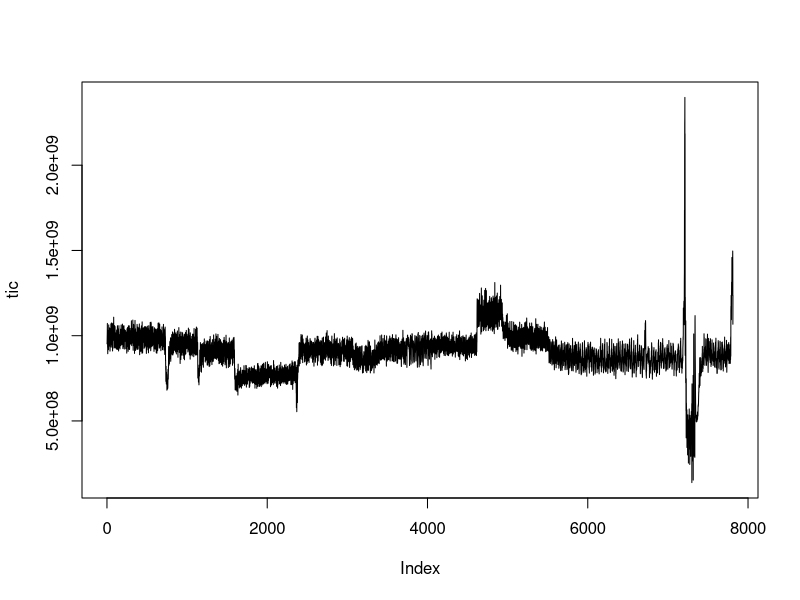
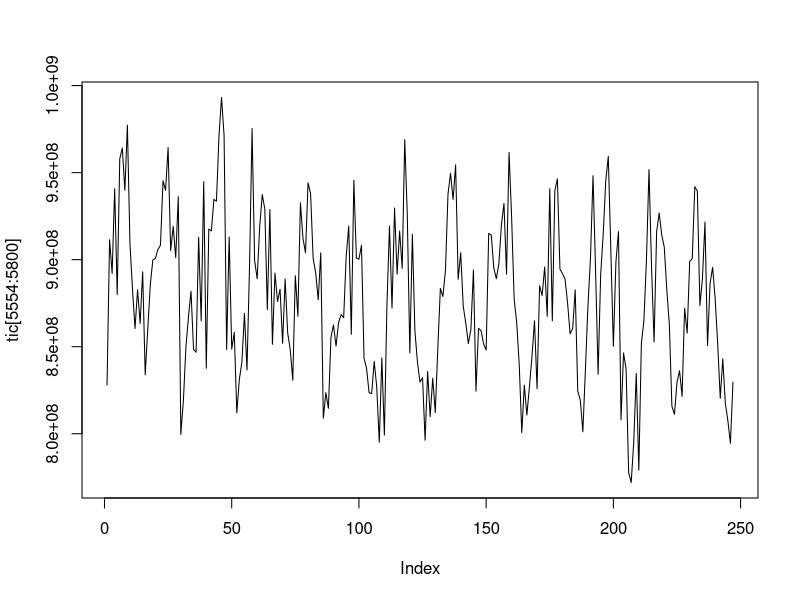
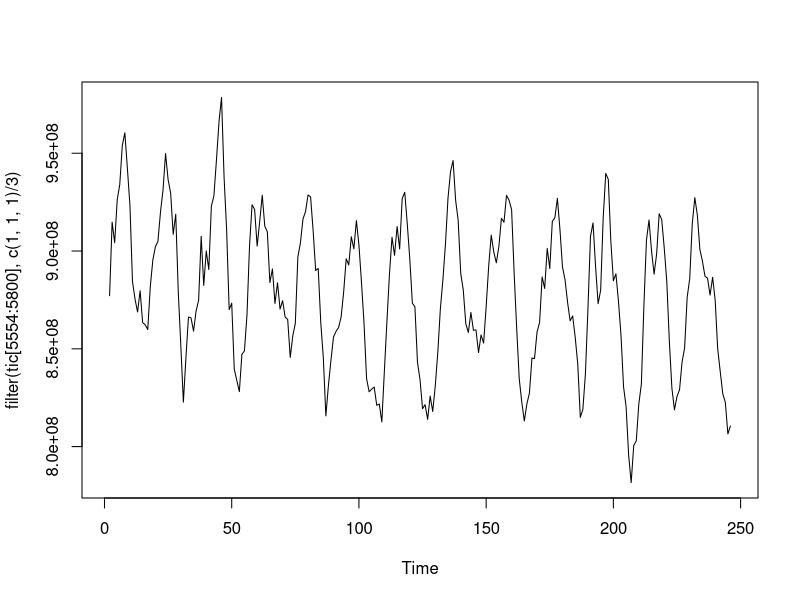
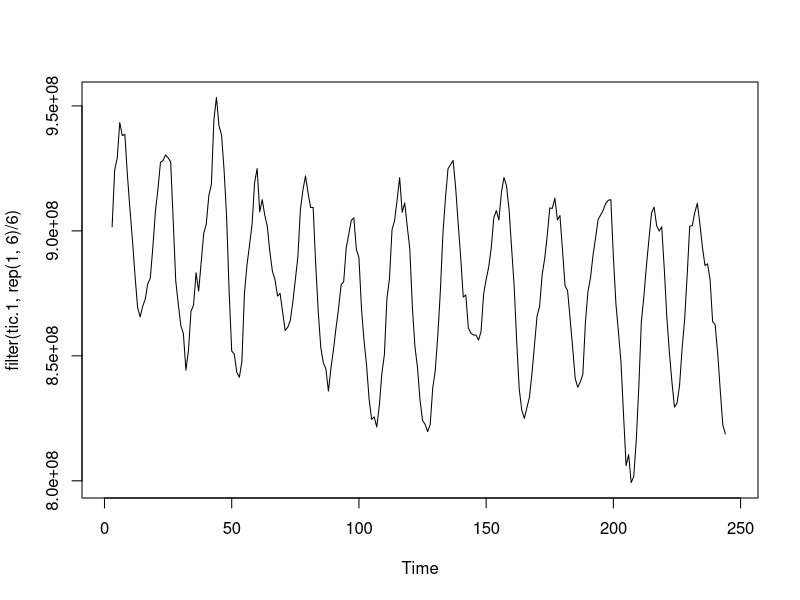
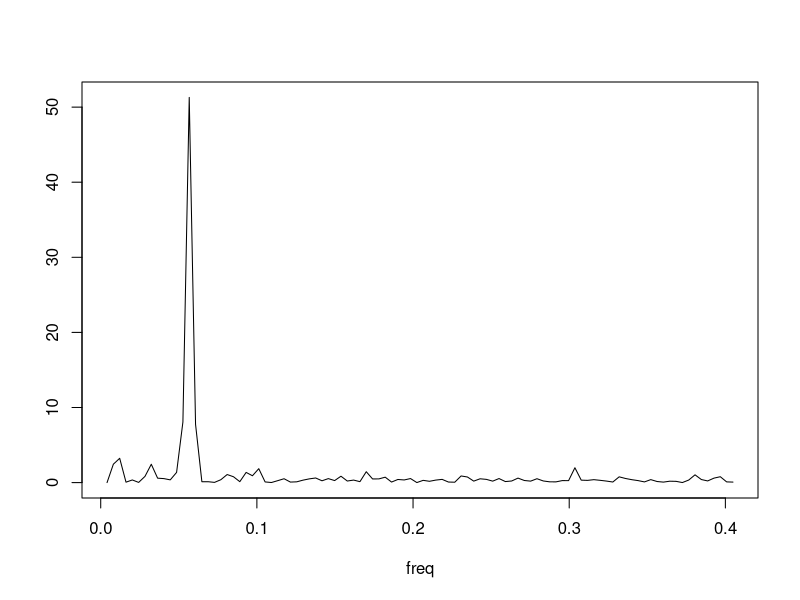

These charts were generated, in order, by the following R code: (Note: this script raises an error after producing the figures.)
## ---- chunk 1
tic = unname(unlist(read.csv("infusion1.tic.csv", header=F)))
plot(tic, type="l")
plot(tic[5554:5800], type="l")
plot(filter(tic[5554:5800], c(1,1,1)/3), type="l")
## ---- chunk 2
seg = read.csv("segments.csv")
seg
## ---- chunk 3
tic.1 = tic[5554:5800]
plot(filter(tic.1, rep(1,6)/6), type="l")

ff = fft(scale(tic.1))
periodogram = cbind(
  freq = 1:length(ff)/length(ff),
  ff = abs(ff)^2/length(ff)
  )
plot(periodogram[1:100,], type="l")

best = periodogram[which.max(periodogram[,2]),]
1/best[1]
freq = 1/best[1]
## ---- chunk 4

find.freq = function(x) {
  
  ff = fft(scale(x))
  periodogram = cbind(
    freq = 1:length(ff)/length(ff),
    ff = abs(ff)^2/length(ff)
    )

  1/periodogram[which.max(periodogram[,2]),1]
  }

## ---- chunk 5
tic.l = lapply(seq(nrow(seg)), function(i) {
  s = seg[i,"start"]+10
  d = diff(seg[,"start"])[i]-100
  d[d>200] = 200
  d[is.na(d)] = 200

  as.numeric(na.omit(filter(tic[s:(s+d)], rep(1,3)/3)))
  #as.numeric(tic[s:(s+d)])
  })

freq.l = lapply(tic.l, find.freq)

seg = cbind(seg, freq = unlist(freq.l))
seg
## ---- chunk 6
theme_nate <- function(base_size = 16, base_family = "Arial")
{
  windowsFonts(Arial=windowsFont("TT Arial"))
  theme_grey(base_size = base_size, base_family = base_family) %+replace%
    theme(
      strip.background = element_rect(fill="grey95", colour="grey95"), 
      strip.text = element_text(base_size*0.9, family=base_family, face="plain", colour=NULL),
      panel.background = element_blank(),
      legend.position="top",
      plot.title = element_text(size = rel(1.2), family=base_family),
      axis.title.y = element_text(vjust=1, angle=90)
    )
}

## ---- chunk 7
library(ggplot2)

df = reshape2::melt(lapply(tic.l, lapply, c))
df$L1 = factor(df$L1, labels = seg[,"label"])
colnames(df)[3] = "label"

ggplot() +
  geom_line(data=df, aes(y = value, x= L2, group = label)) +
  facet_wrap(~label, scales = "free_y", ncol=2) + theme_nate(12) + geom_text(data = seg, aes(x = 50, y= 1.3E9, group = NULL, label=paste(sep="", "Frequency: ", round(freq,1))))
## ---- chunk 8
gauss<-dnorm(seq(-4,4,.01), 0,1)
plot(gauss)

peak.scan.l = c(5, 10, 20, 50, 100)
tic.dist = tic.l[[5]]
tic.mean = mean(tic.dist)

samples = lapply(peak.scan.l, function(scs) {
  sapply(1:3000, function(i) {
    gs = gauss[round(seq(1, length(gauss), by = length(gauss)/scs))]
    measurements = sample(tic.dist, length(gs))
    
    err = sum(gs * measurements)
    ideal = sum(gs * tic.mean)
    
    (err-ideal)/ideal
    })
  })

df = reshape2::melt(samples)
colnames(df) = c("percent.error", "peak.scans")
df$peak.scans = factor(df$peak.scans, labels = as.character(peak.scan.l))
df$percent.error = df$percent.error * 100

ggplot(df, aes(x = percent.error, fill = peak.scans)) + geom_histogram(binwidth = .25) + facet_grid(peak.scans~.) + theme_nate(12) + ggtitle("Additional error due to random sampling of oscillating signal.")
## ---- chunk 9
tic.s = tic.l[[5]]
plot(tic.s, type="l")
plot(tic.s[seq(1, length(tic.s), 10)], type="l")
